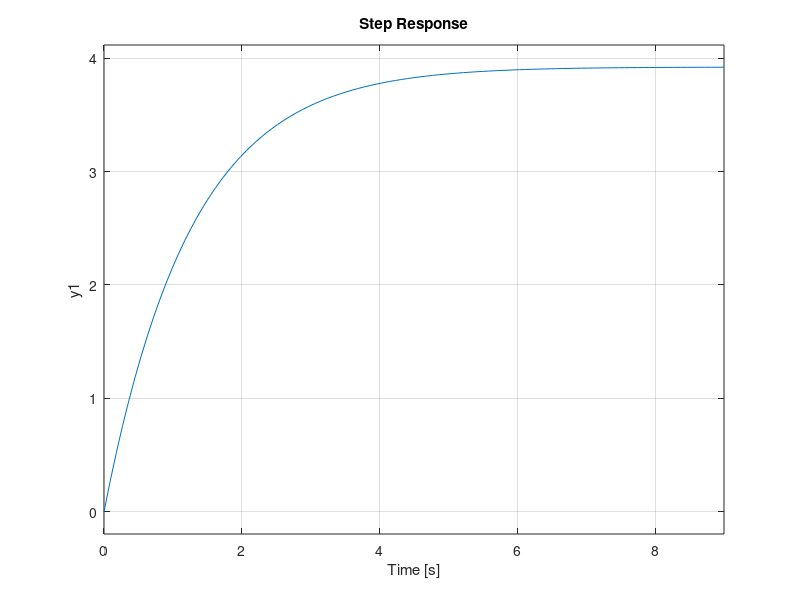

MATLAB code for this plot:
clear all
close all
clc

K = 0.78;
numerador = K*[1 0.6];
denominador = poly ([-0.0163 -0.5858]);
Gs = tf(numerador, denominador);
bode (Gs);
margin(Gs);

mf = feedback(Gs,1); %T is the closed-loop TF of the P_controlled
mf = minreal(mf);
step(4*mf);
% xlabel ('Time' )
% ylabel ('Speed Sensor Output, c(t) in volts' )
% title ('P-controlled Systems Response to a 4 volt Input Step' )